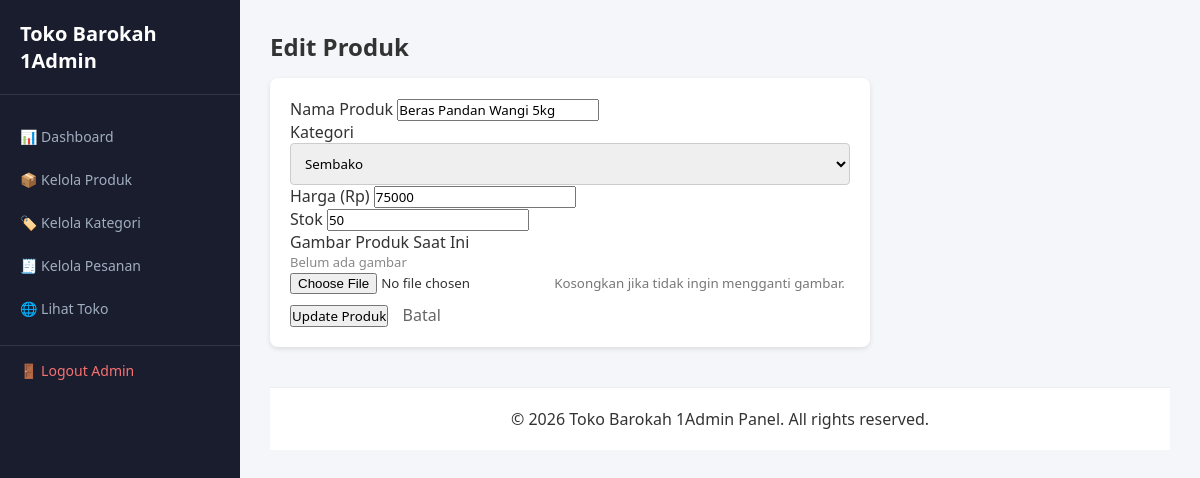
The page /admin/produk_edit.php?id=1 (signed in) on the database its author committed.
### tables this page shows
CREATE TABLE `products` (
  `id_produk` int(11) NOT NULL,
  `id_kategori` int(11) DEFAULT NULL,
  `nama_produk` varchar(150) NOT NULL,
  `barcode` varchar(50) DEFAULT NULL,
  `harga` int(11) NOT NULL,
  `stok` int(11) DEFAULT 0,
  `gambar` varchar(255) DEFAULT 'default.jpg',
  `created_at` timestamp NOT NULL DEFAULT current_timestamp()
);

CREATE TABLE `categories` (
  `id_kategori` int(11) NOT NULL,
  `nama_kategori` varchar(100) NOT NULL,
  `created_at` timestamp NOT NULL DEFAULT current_timestamp()
);

### admin/produk_edit.php (the view, shortened to what this page needs)
<?php
require_once '../config/database.php';
include 'header_admin.php';
$id = intval($_GET['id'] ?? 0);
$query_p = mysqli_query($conn, "SELECT * FROM products WHERE id_produk = '$id'");
$produk  = mysqli_fetch_assoc($query_p);
$categories = mysqli_query($conn, "SELECT * FROM categories ORDER BY nama_kategori ASC");
?>
<h2>Edit Produk</h2>
<form action="produk_edit.php?id=<?php echo $id; ?>" method="POST" enctype="multipart/form-data" style="background: white; padding: 20px; border-radius: 8px; margin-top: 15px; max-width: 600px; box-shadow: 0 2px 5px rgba(0,0,0,0.1);">
    <div class="form-group">
        <label>Nama Produk</label>
        <input type="text" name="nama_produk" value="<?php echo htmlspecialchars($produk['nama_produk']); ?>" required>
    </div>
    <div class="form-group">
        <label>Kategori</label>
        <select name="id_kategori" required style="width: 100%; padding: 10px; border: 1px solid #ccc; border-radius: 4px;">
            <?php while ($cat = mysqli_fetch_assoc($categories)) : ?>
                <option value="<?php echo $cat['id_kategori']; ?>" <?php echo ($cat['id_kategori'] == $produk['id_kategori']) ? 'selected' : ''; ?>>
                    <?php echo htmlspecialchars($cat['nama_kategori']); ?>
                </option>
            <?php endwhile; ?>
        </select>
    </div>
    <div class="form-group">
        <label>Harga (Rp)</label>
        <input type="number" name="harga" value="<?php echo $produk['harga']; ?>" required>
    </div>
    <div class="form-group">
        <label>Stok</label>
        <input type="number" name="stok" value="<?php echo $produk['stok']; ?>" required>
    </div>
    <div class="form-group">
        <label>Gambar Produk Saat Ini</label><br>
        <?php if ($produk['gambar'] && file_exists("../assets/img/" . $produk['gambar'])) : ?>
            <img src="../assets/img/<?php echo htmlspecialchars($produk['gambar']); ?>" width="80" style="border-radius: 4px; margin-bottom: 10px;"><br>
        <?php else : ?>
            <p style="color: #888; font-size: 13px;">Belum ada gambar</p>
        <?php endif; ?>
        <input type="file" name="gambar" accept="image/*">
        <small style="color: #777;">Kosongkan jika tidak ingin mengganti gambar.</small>
    </div>
    <button type="submit" name="update" class="btn-auth" style="margin-top: 10px;">Update Produk</button>
    <a href="produk.php" style="display: inline-block; margin-top: 10px; margin-left: 10px; text-decoration: none; color: #666;">Batal</a>
</form>
<?php include 'footer_admin.php'; ?>

### admin/header_admin.php (style rules this page uses)
* { box-sizing: border-box; margin: 0; padding: 0; font-family: 'Segoe UI', Tahoma, Geneva, Verdana, sans-serif; }
body { background-color: #f4f6f9; color: #333; display: flex; min-height: 100vh; }
button, .btn-action, .btn-add { transition: transform 0.15s ease; cursor: pointer; }

### rows shown on the page
products: nama_produk "Beras Pandan Wangi 5kg", id_kategori "Sembako", harga "75000", stok "50"
